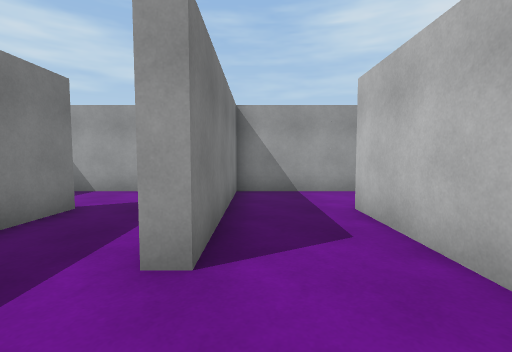
[1] (above)

24 first-person views from a walk through a 3-D level made in the Unity game engine. The camera is 1.2 m above the floor, tilts 4° down and sees 85° across. The floor is counted in squares, 1 m on a side. Each view is taken from the middle of a square. On the plan, view 1 faces up. The plan holds only what a view shows up to about 13 squares ahead; the rest is blank. The place goes on beyond the plan. The player is left out.

[2]
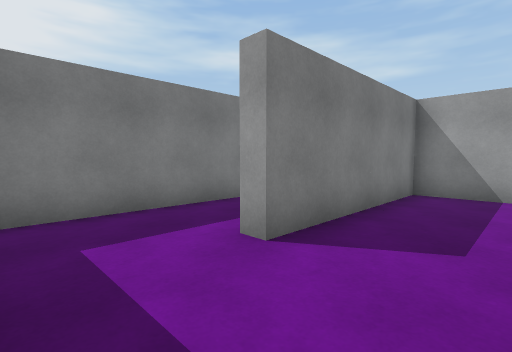

[3]
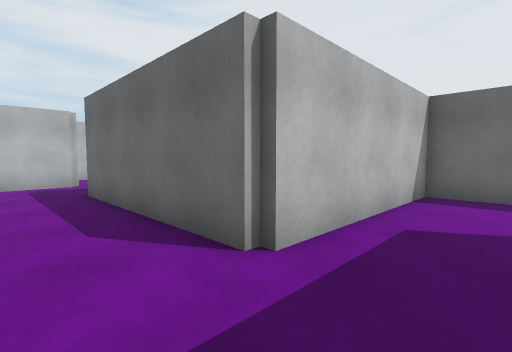

[4]
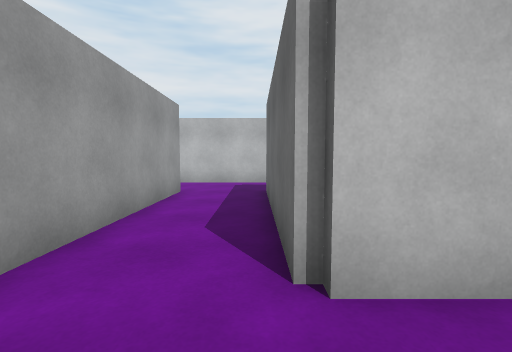

[5]
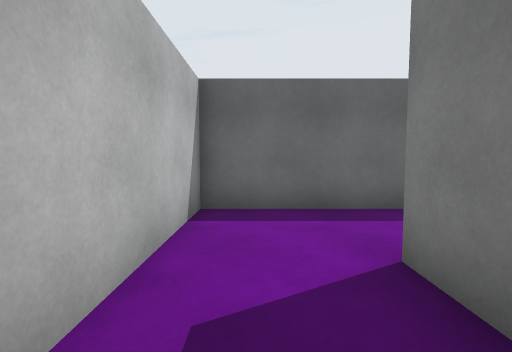

[6]
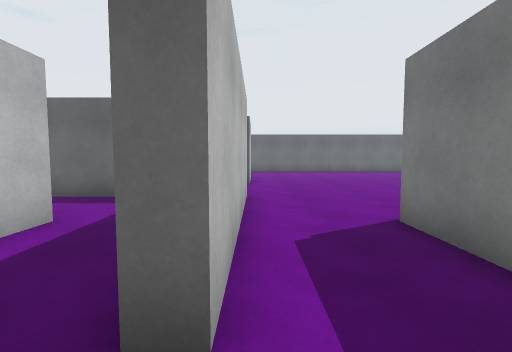

[7]
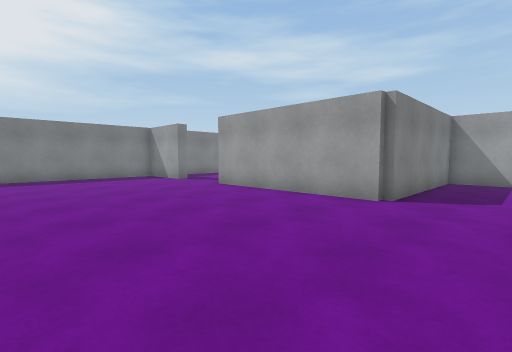

[8]
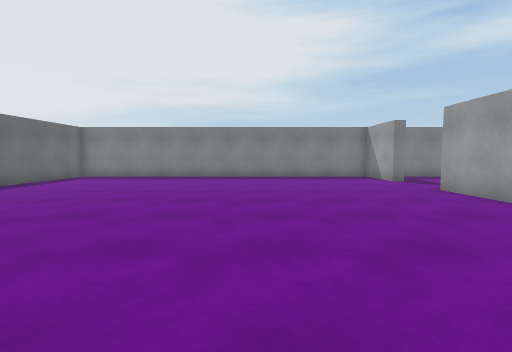

[9]
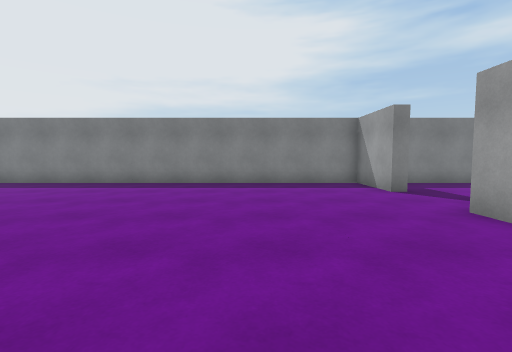

[10]
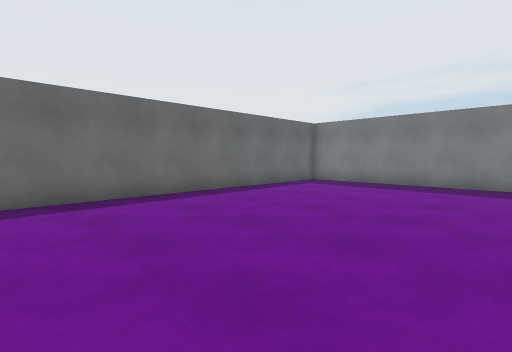

[11]
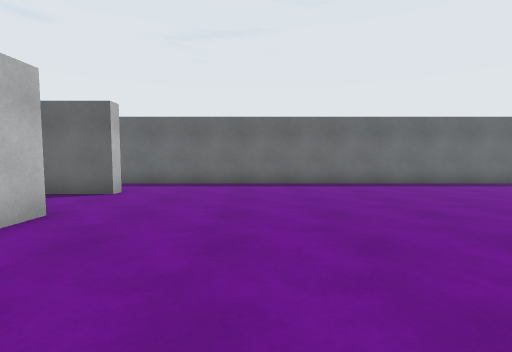

[12]
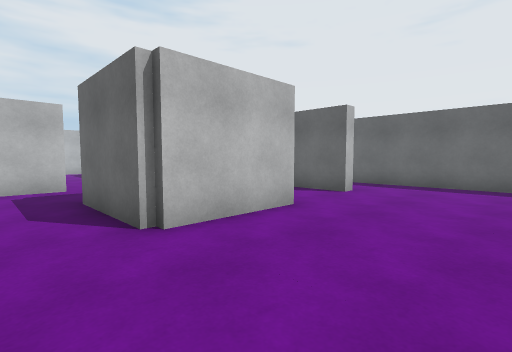

[13]
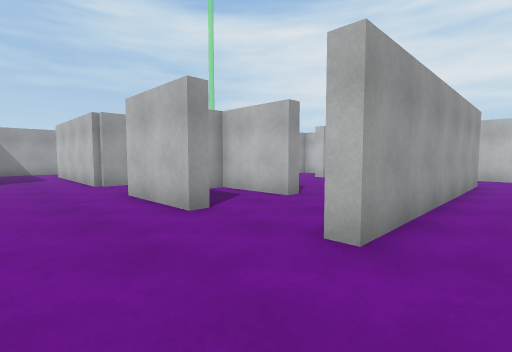

[14]
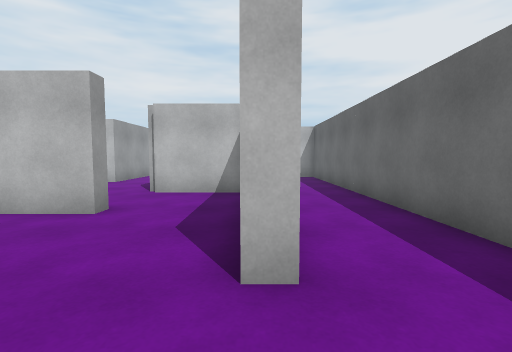

[15]
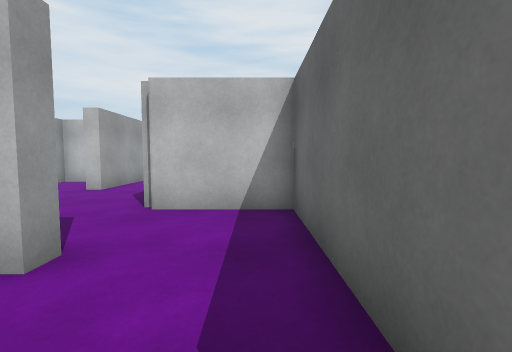

[16]
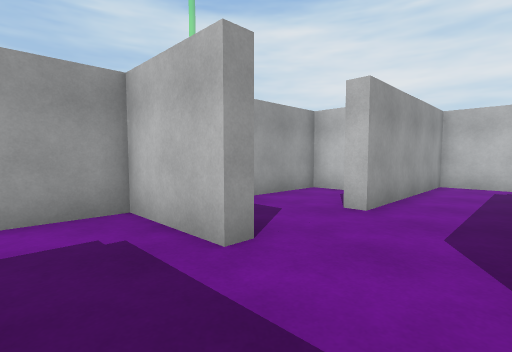

[17]
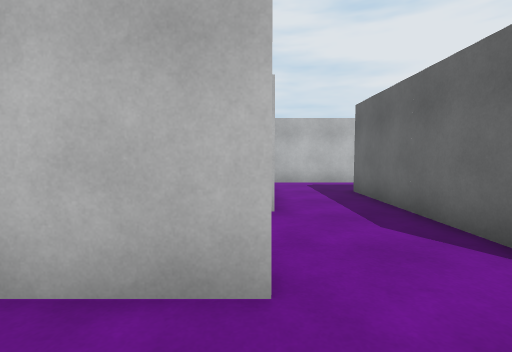

[18]
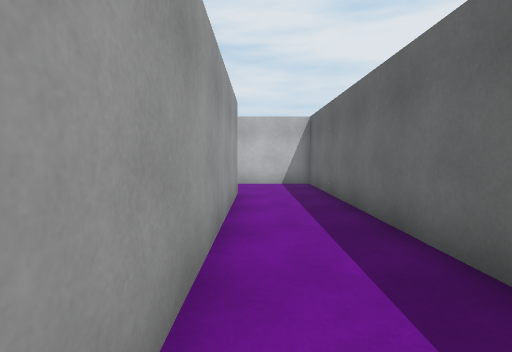

[19]
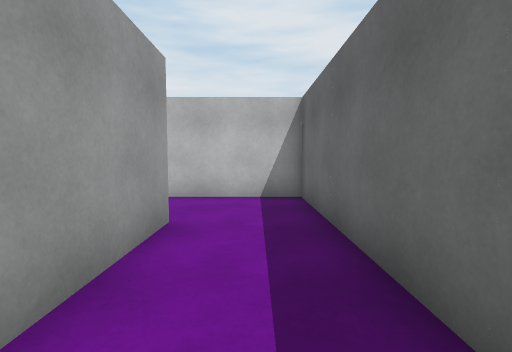

[20]
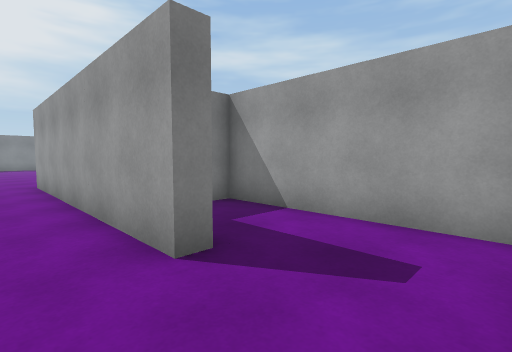

[21]
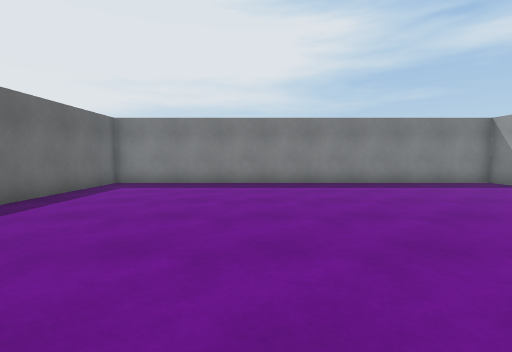

[22]
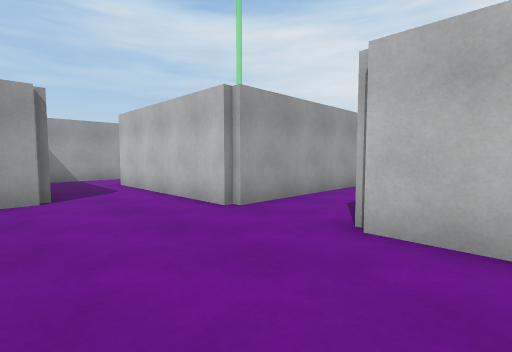

[23]
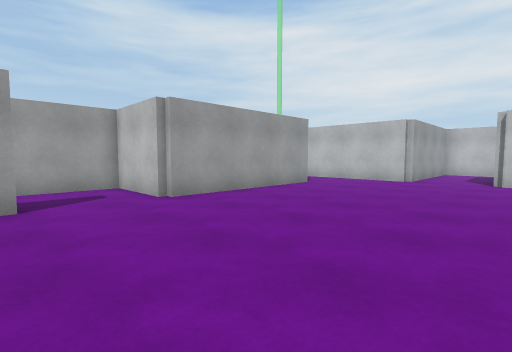

[24]
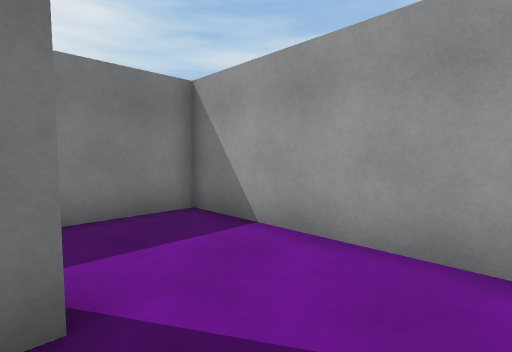

### Floor plan
Points are (right, up) in squares from view 1. A wall is a line through its corners. A room is listed if a view was taken in it or the views show most of it. See-through windows are left out.
Room 1 (views 1, 2, 3, 4, 5)
walls: (2.6, 6.2) (2.6, 6.6) (9.6, 6.6); (-4.2, 2.5) (-4.2, 0.1); (-2.5, -0.4) (2.3, -0.4) (2.3, 6.4); (9.6, 9.6) (-0.7, 9.6) (-0.7, 2.9) (-1.2, 2.9)
ways out: opening at (-2.5, 2) to room 2; opening at (10, 10)
Room 2 (views 6, 7, 8, 9, 10, 11, 12, 13, 14, 15, 16, 17, 18, 19, 20, 21, 22, 23, 24)
walls: (-4.4, -4.2) (-4.4, -3.9) (-0.9, -3.9); (-4.1, -7.6) (-4.7, -7.6) (-4.7, -4.1); (-0.6, -7.6) (-1.2, -7.6) (-1.2, -4.4) (-1.9, -4.4); (-1.2, 2.9) (-1.2, 4); (2.9, -4.1) (2.3, -4.1) (2.3, -0.9) (-4.7, -0.9) (-4.7, 6.4) (-4.2, 6.4) (-4.2, 2.5); (3.6, -7.4) (9.6, -7.4); (-18.4, 3.2) (-18.4, 2.6) (-21.7, 2.6) (-21.7, -14.4) (9.3, -14.4) (9.3, -10.4); (6.1, -10.8) (6.1, -11.4) (-4.4, -11.4) (-4.4, -10.9) (2.3, -10.9) (2.3, -7.6); (-2, 9.6) (-7.7, 9.6) (-7.7, 2.6) (-15.2, 2.6) (-15.2, 6.1) (-18.2, 6.1); (8.9, -7.9) (2.8, -7.9); (9.3, -2.2) (9.3, -0.9) (6, -0.9); (10.5, -4.4) (6.1, -4.4) (6.1, -3.8)
ways out: opening at (-2.5, 2) to room 1; opening at (-19, 4.5)

Where each view was taken, in squares from view 1:
view 1: 0 up, 0 right, facing up
view 2: 0 up, 2 right, facing up-left
view 3: 9 up, 0 right, facing down-right
view 4: 7 up, 0 right, facing right
view 5: 6 up, 1 right, facing down
view 6: 8 up, 5 left, facing down
view 7: 5 down, 5 left, facing up-left
view 8: 4 down, 5 left, facing left
view 9: 2 down, 9 left, facing left
view 10: 6 down, 9 left, facing down-left
view 11: 2 down, 9 left, facing down
view 12: 2 down, 9 left, facing down-right
view 13: 13 down, 8 left, facing up-right
view 14: 11 down, 7 left, facing right
view 15: 10 down, 4 left, facing right
view 16: 7 down, 0 right, facing up-right
view 17: 4 down, 0 right, facing right
view 18: 12 down, 3 left, facing right
view 19: 13 down, 1 right, facing right
view 20: 13 down, 9 right, facing up-left
view 21: 8 down, 9 left, facing left
view 22: 6 down, 9 left, facing up-right
view 23: 5 down, 19 left, facing up-right
view 24: 6 up, 2 left, facing up-left
